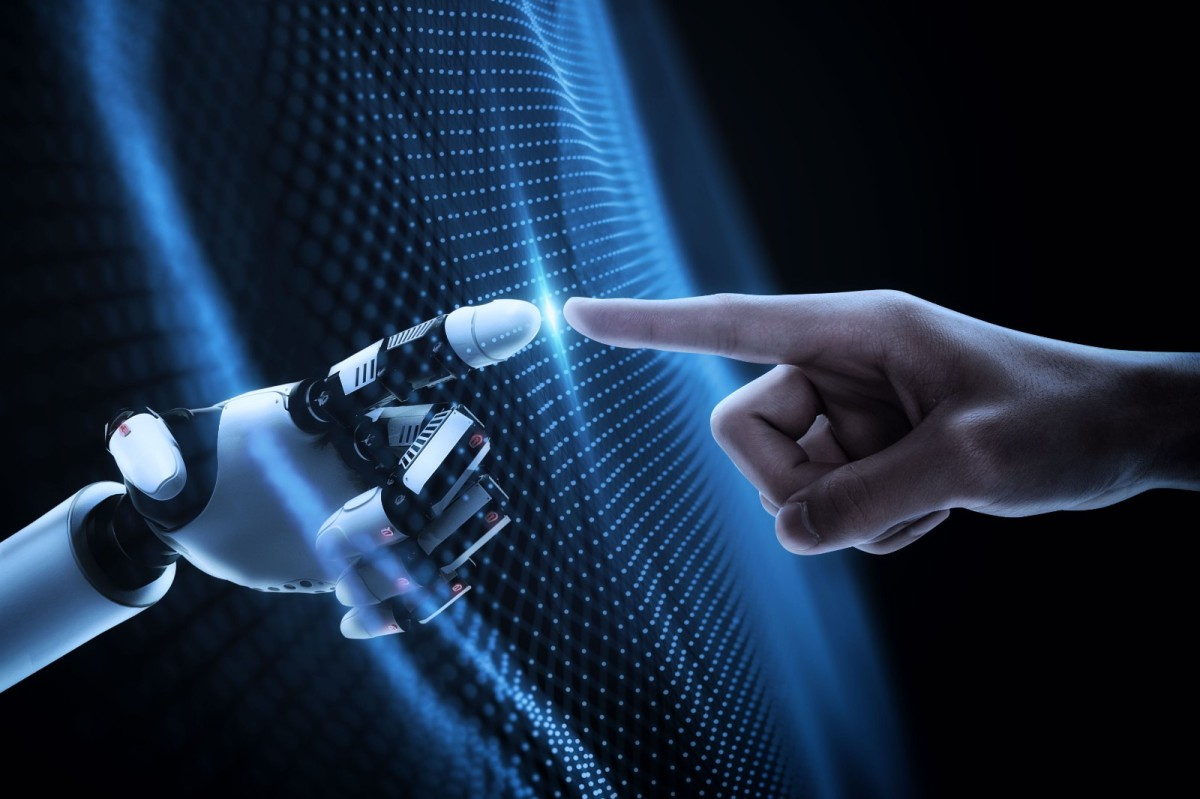
#> input picture mydetect/Pic/R-C.jpg, 1200 x 799 px, found by its file name
$ python test.py
#> lines starting #> are read from the running program, lines starting #| are printed output that depends on the picture; after the words box and inside, x2 and y2 are one past the last pixel; in counts of white or black regions, pixels touching at a corner belong together
import cv2
imgname = 'mydetect/vermin_pics/R-C.jpg'
img = cv2.imread(imgname)
#> img is the input picture: shape (799, 1200, 3); mean B, G, R 64.2, 42.8, 26.1
# 画矩形框
cv2.rectangle(img, (539,414), (881,781), (0,255,0), 4)
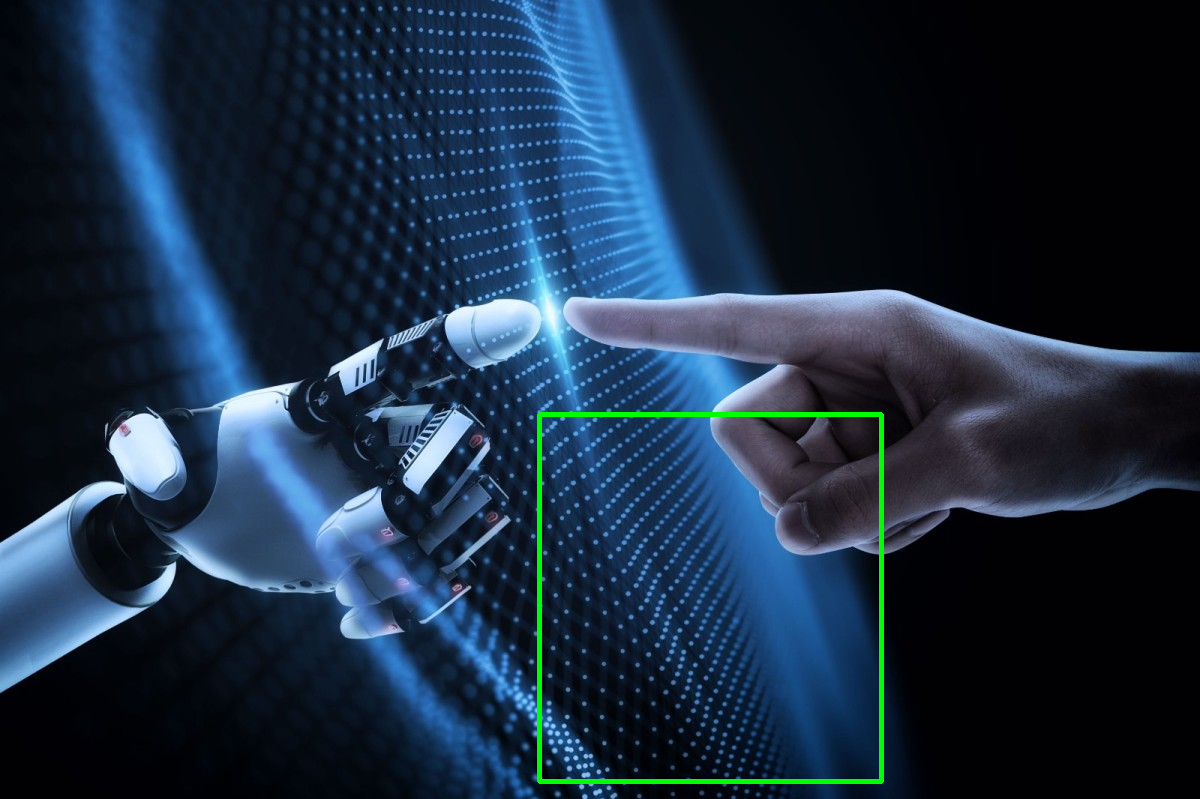
#> img: shape (799, 1200, 3); 0.74% of pixels changed, all inside (x1, y1, x2, y2) = (537, 412, 884, 784)
# 显示图像
cv2.imshow('show', img)
#一定要加这一句，否则图片会一闪而过
cv2.waitKey(0)
